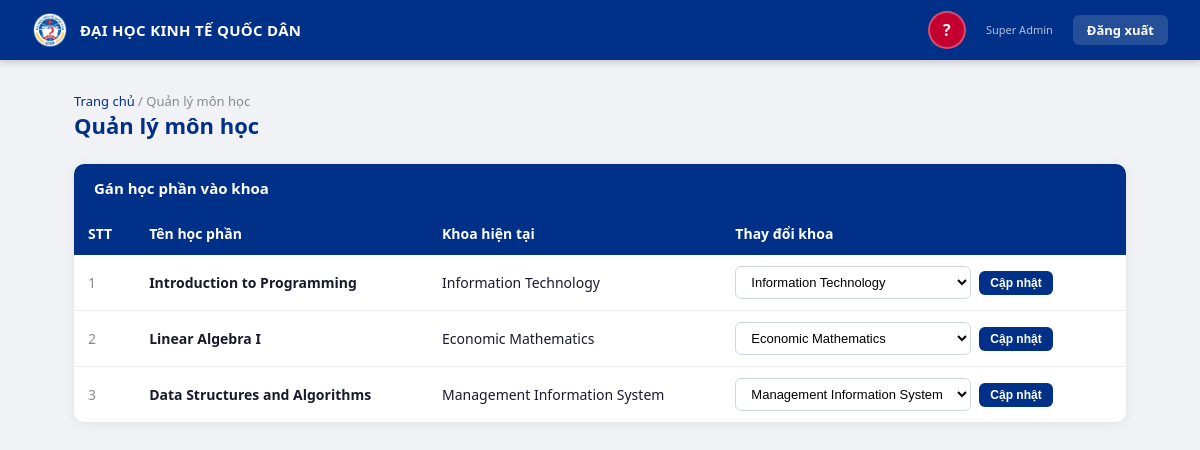
Page /admin/subjects (signed in) on the committed database.
### tables this page shows
CREATE TABLE "HocPhan" (
	"ID"	INTEGER,
	"Ten"	TEXT,
	"DeCuong"	TEXT,
	"IDKhoa"	INTEGER,
	PRIMARY KEY("ID" AUTOINCREMENT),
	FOREIGN KEY("IDKhoa") REFERENCES "DonVi"("ID")
);

CREATE TABLE "DonVi" (
	"ID"	INTEGER,
	"Ten"	TEXT,
	PRIMARY KEY("ID" AUTOINCREMENT)
);

### main.py (the view, shortened to what this page needs)
@app.route("/admin/subjects", methods=["GET", "POST"])
@super_admin_required
def admin_subjects():
    conn = get_db()
    subjects = conn.execute("""
        SELECT HocPhan.ID, HocPhan.Ten, DonVi.Ten AS Khoa
        FROM HocPhan
        LEFT JOIN DonVi ON DonVi.ID = HocPhan.IDKhoa
    """).fetchall()
    khoa_list = conn.execute("SELECT ID, Ten FROM DonVi").fetchall()
    return render_template("admin_subjects.html", subjects=subjects, khoa_list=khoa_list)

### main.py (called while the page is built)
def get_db():
    conn = sqlite3.connect(DATABASE)
    conn.row_factory = sqlite3.Row
    return conn

def super_admin_required(f):
    @wraps(f)
    def decorated(*args, **kwargs):
        if not session.get('is_super_admin'):
            flash("Bạn không có quyền truy cập trang này.", "error")
            return redirect(url_for("login"))
        return f(*args, **kwargs)
    return decorated

### templates/admin_subjects.html (shortened to what this page needs)
{% extends "base.html" %}
{% block content %}
<div class="page-header">
    <div>
        <div class="breadcrumb"><a href="{{ url_for('admin_home') }}">Trang chủ</a> / Quản lý môn học</div>
        <h1>Quản lý môn học</h1>
    </div>
</div>
<div class="card">
    <div class="card-header">Gán học phần vào khoa</div>
    <div class="card-body" style="padding:0;">
        <div class="table-wrap">
            <table>
                <thead>
                    <tr>
                        <th>STT</th>
                        <th>Tên học phần</th>
                        <th>Khoa hiện tại</th>
                        <th>Thay đổi khoa</th>
                    </tr>
                </thead>
                <tbody>
                {% for s in subjects %}
                <tr>
                    <td style="color:#888;">{{ loop.index }}</td>
                    <td><strong>{{ s.Ten }}</strong></td>
                    <td>{{ s.Khoa or '— Chưa gán —' }}</td>
                    <td>
                        <form method="post" style="display:flex; gap:8px; align-items:center;">
                            <select name="khoa_id">
                                {% for k in khoa_list %}
                                <option value="{{ k.ID }}" {% if k.Ten == s.Khoa %}selected{% endif %}>{{ k.Ten }}</option>
                                {% endfor %}
                            </select>
                            <button type="submit" class="btn btn-primary btn-sm">Cập nhật</button>
                        </form>
                    </td>
                </tr>
                {% endfor %}
                </tbody>
            </table>
        </div>
    </div>
</div>
{% endblock %}

### static/style_shared.css (style rules this page uses)
*, *::before, *::after { box-sizing: border-box; margin: 0; padding: 0; }
body { font-family: 'Segoe UI', sans-serif; background: #f0f2f5; color: #1a1a2e; min-height: 100vh; }
.page-header { margin-bottom: 24px; display: flex; align-items: center; justify-content: space-between; flex-wrap: wrap; gap: 12px; }
.page-header h1 { font-size: 22px; font-weight: 700; color: #003087; }
.page-header .breadcrumb { font-size: 13px; color: #888; }
.page-header .breadcrumb a { color: #003087; text-decoration: none; }
.card { background: white; border-radius: 10px; box-shadow: 0 2px 12px rgba(0,0,0,0.07); overflow: hidden; }
.card-header { background: #003087; color: white; padding: 14px 20px; font-size: 15px; font-weight: 600; }
.card-body { padding: 20px; }
.table-wrap { overflow-x: auto; }
table { width: 100%; border-collapse: collapse; font-size: 14px; }
thead th { background: #003087; color: white; padding: 12px 14px; text-align: left; font-weight: 600; white-space: nowrap; }
tbody td { padding: 11px 14px; border-bottom: 1px solid #eee; vertical-align: middle; }
tbody tr:last-child td { border-bottom: none; }
.btn { display: inline-flex; align-items: center; gap: 6px; padding: 7px 16px; border-radius: 6px; border: none; cursor: pointer; font-size: 13px; font-weight: 600; text-decoration: none; transition: all 0.18s; }
.btn-primary { background: #003087; color: white; }
.btn-sm { padding: 5px 11px; font-size: 12px; }
select, input[type="text"], input[type="search"] { border: 1.5px solid #d0d5e8; border-radius: 6px; padding: 7px 11px; font-size: 13px; outline: none; background: white; transition: border 0.18s; }

### rows in the picture
HocPhan: Ten "Introduction to Programming", Ten "Information Technology"
HocPhan: Ten "Linear Algebra I", Ten "Economic Mathematics"
HocPhan: Ten "Data Structures and Algorithms", Ten "Management Information System"

### other values in the picture
{{ initials }} "?"
form field khoa_id "Information Technology"
form field khoa_id "Economic Mathematics"
form field khoa_id "Management Information System"
